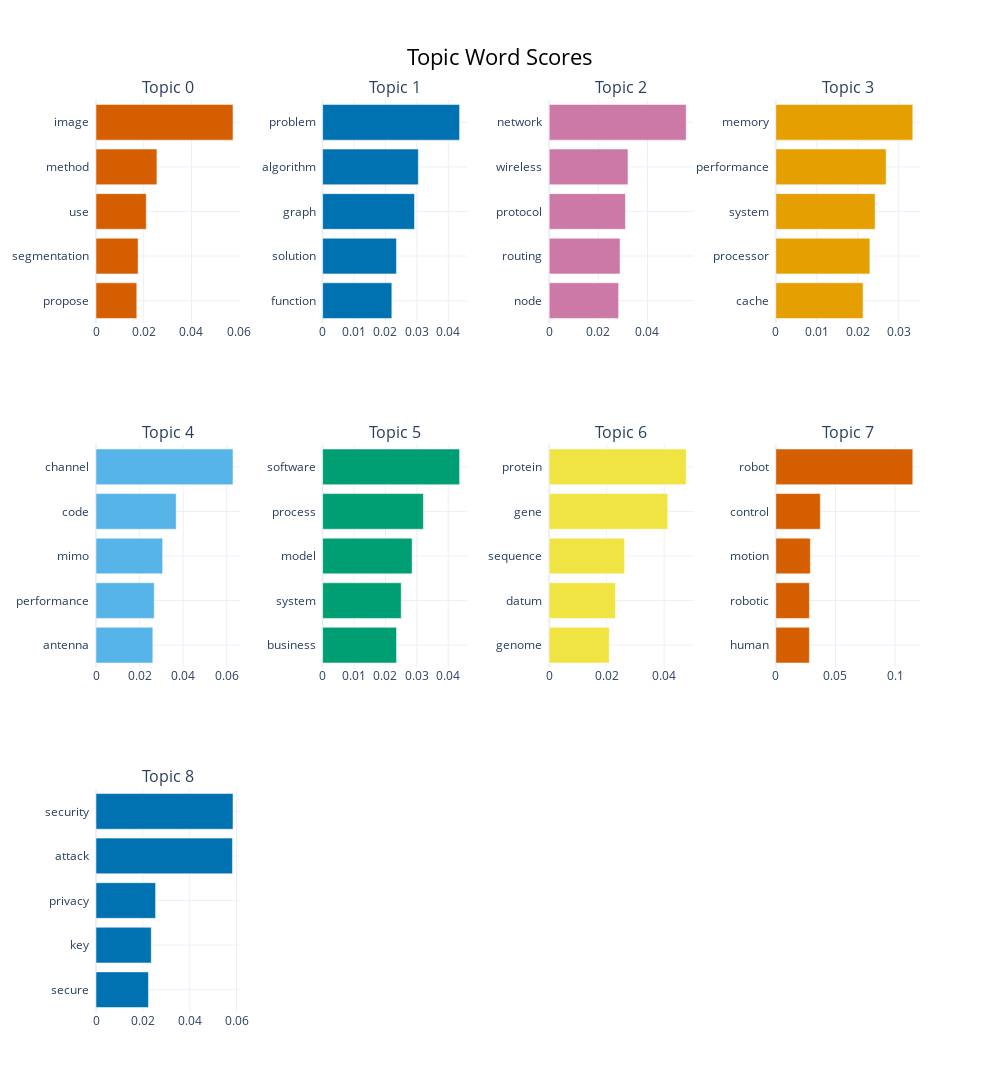

Notebook source saved alongside this figure:
### Code cell
topic_model.visualize_barchart(top_n_topics=9, height=700)

### Figure 1 — Plotly figure (JSON) as saved in the notebook; plotly's stock layout.template omitted (floating-point values rounded to 4 significant figures)
{"data": [{"marker": {"color": "#D55E00"}, "orientation": "h", "type": "bar", "x": [0.01709, 0.01764, 0.02105, 0.02553, 0.0574], "xaxis": "x", "y": ["propose  ", "segmentation  ", "use  ", "method  ", "image  "], "yaxis": "y"}, {"marker": {"color": "#0072B2"}, "orientation": "h", "type": "bar", "x": [0.02203, 0.0235, 0.02924, 0.03047, 0.04359], "xaxis": "x2", "y": ["function  ", "solution  ", "graph  ", "algorithm  ", "problem  "], "yaxis": "y2"}, {"marker": {"color": "#CC79A7"}, "orientation": "h", "type": "bar", "x": [0.02824, 0.02882, 0.03104, 0.03207, 0.05576], "xaxis": "x3", "y": ["node  ", "routing  ", "protocol  ", "wireless  ", "network  "], "yaxis": "y3"}, {"marker": {"color": "#E69F00"}, "orientation": "h", "type": "bar", "x": [0.02129, 0.02295, 0.02423, 0.02692, 0.03342], "xaxis": "x4", "y": ["cache  ", "processor  ", "system  ", "performance  ", "memory  "], "yaxis": "y4"}, {"marker": {"color": "#56B4E9"}, "orientation": "h", "type": "bar", "x": [0.02608, 0.02673, 0.03058, 0.03681, 0.06289], "xaxis": "x5", "y": ["antenna  ", "performance  ", "mimo  ", "code  ", "channel  "], "yaxis": "y5"}, {"marker": {"color": "#009E73"}, "orientation": "h", "type": "bar", "x": [0.02354, 0.02503, 0.0285, 0.03208, 0.04361], "xaxis": "x6", "y": ["business  ", "system  ", "model  ", "process  ", "software  "], "yaxis": "y6"}, {"marker": {"color": "#F0E442"}, "orientation": "h", "type": "bar", "x": [0.0209, 0.02305, 0.02625, 0.04124, 0.04766], "xaxis": "x7", "y": ["genome  ", "datum  ", "sequence  ", "gene  ", "protein  "], "yaxis": "y7"}, {"marker": {"color": "#D55E00"}, "orientation": "h", "type": "bar", "x": [0.02811, 0.02814, 0.02892, 0.03729, 0.1148], "xaxis": "x8", "y": ["human  ", "robotic  ", "motion  ", "control  ", "robot  "], "yaxis": "y8"}, {"marker": {"color": "#0072B2"}, "orientation": "h", "type": "bar", "x": [0.02239, 0.02358, 0.02544, 0.05825, 0.05848], "xaxis": "x9", "y": ["secure  ", "key  ", "privacy  ", "attack  ", "security  "], "yaxis": "y9"}], "layout": {"annotations": [{"font": {"size": 16}, "showarrow": false, "text": "Topic 0", "x": 0.0875, "xanchor": "center", "xref": "paper", "y": 1, "yanchor": "bottom", "yref": "paper"}, {"font": {"size": 16}, "showarrow": false, "text": "Topic 1", "x": 0.3625, "xanchor": "center", "xref": "paper", "y": 1, "yanchor": "bottom", "yref": "paper"}, {"font": {"size": 16}, "showarrow": false, "text": "Topic 2", "x": 0.6375, "xanchor": "center", "xref": "paper", "y": 1, "yanchor": "bottom", "yref": "paper"}, {"font": {"size": 16}, "showarrow": false, "text": "Topic 3", "x": 0.9125, "xanchor": "center", "xref": "paper", "y": 1, "yanchor": "bottom", "yref": "paper"}, {"font": {"size": 16}, "showarrow": false, "text": "Topic 4", "x": 0.0875, "xanchor": "center", "xref": "paper", "y": 0.6222, "yanchor": "bottom", "yref": "paper"}, {"font": {"size": 16}, "showarrow": false, "text": "Topic 5", "x": 0.3625, "xanchor": "center", "xref": "paper", "y": 0.6222, "yanchor": "bottom", "yref": "paper"}, {"font": {"size": 16}, "showarrow": false, "text": "Topic 6", "x": 0.6375, "xanchor": "center", "xref": "paper", "y": 0.6222, "yanchor": "bottom", "yref": "paper"}, {"font": {"size": 16}, "showarrow": false, "text": "Topic 7", "x": 0.9125, "xanchor": "center", "xref": "paper", "y": 0.6222, "yanchor": "bottom", "yref": "paper"}, {"font": {"size": 16}, "showarrow": false, "text": "Topic 8", "x": 0.0875, "xanchor": "center", "xref": "paper", "y": 0.2444, "yanchor": "bottom", "yref": "paper"}], "height": 2100, "hoverlabel": {"bgcolor": "white", "font": {"family": "Rockwell", "size": 16}}, "showlegend": false, "title": {"font": {"color": "Black", "size": 22}, "text": "Topic Word Scores", "x": 0.5, "xanchor": "center", "yanchor": "top"}, "width": 1000, "xaxis": {"anchor": "y", "domain": [0, 0.175], "showgrid": true}, "xaxis10": {"anchor": "y10", "domain": [0.275, 0.45], "showgrid": true}, "xaxis11": {"anchor": "y11", "domain": [0.55, 0.725], "showgrid": true}, "xaxis12": {"anchor": "y12", "domain": [0.825, 1], "showgrid": true}, "xaxis2": {"anchor": "y2", "domain": [0.275, 0.45], "showgrid": true}, "xaxis3": {"anchor": "y3", "domain": [0.55, 0.725], "showgrid": true}, "xaxis4": {"anchor": "y4", "domain": [0.825, 1], "showgrid": true}, "xaxis5": {"anchor": "y5", "domain": [0, 0.175], "showgrid": true}, "xaxis6": {"anchor": "y6", "domain": [0.275, 0.45], "showgrid": true}, "xaxis7": {"anchor": "y7", "domain": [0.55, 0.725], "showgrid": true}, "xaxis8": {"anchor": "y8", "domain": [0.825, 1], "showgrid": true}, "xaxis9": {"anchor": "y9", "domain": [0, 0.175], "showgrid": true}, "yaxis": {"anchor": "x", "domain": [0.7556, 1], "showgrid": true}, "yaxis10": {"anchor": "x10", "domain": [0, 0.2444], "showgrid": true}, "yaxis11": {"anchor": "x11", "domain": [0, 0.2444], "showgrid": true}, "yaxis12": {"anchor": "x12", "domain": [0, 0.2444], "showgrid": true}, "yaxis2": {"anchor": "x2", "domain": [0.7556, 1], "showgrid": true}, "yaxis3": {"anchor": "x3", "domain": [0.7556, 1], "showgrid": true}, "yaxis4": {"anchor": "x4", "domain": [0.7556, 1], "showgrid": true}, "yaxis5": {"anchor": "x5", "domain": [0.3778, 0.6222], "showgrid": true}, "yaxis6": {"anchor": "x6", "domain": [0.3778, 0.6222], "showgrid": true}, "yaxis7": {"anchor": "x7", "domain": [0.3778, 0.6222], "showgrid": true}, "yaxis8": {"anchor": "x8", "domain": [0.3778, 0.6222], "showgrid": true}, "yaxis9": {"anchor": "x9", "domain": [0, 0.2444], "showgrid": true}}}
